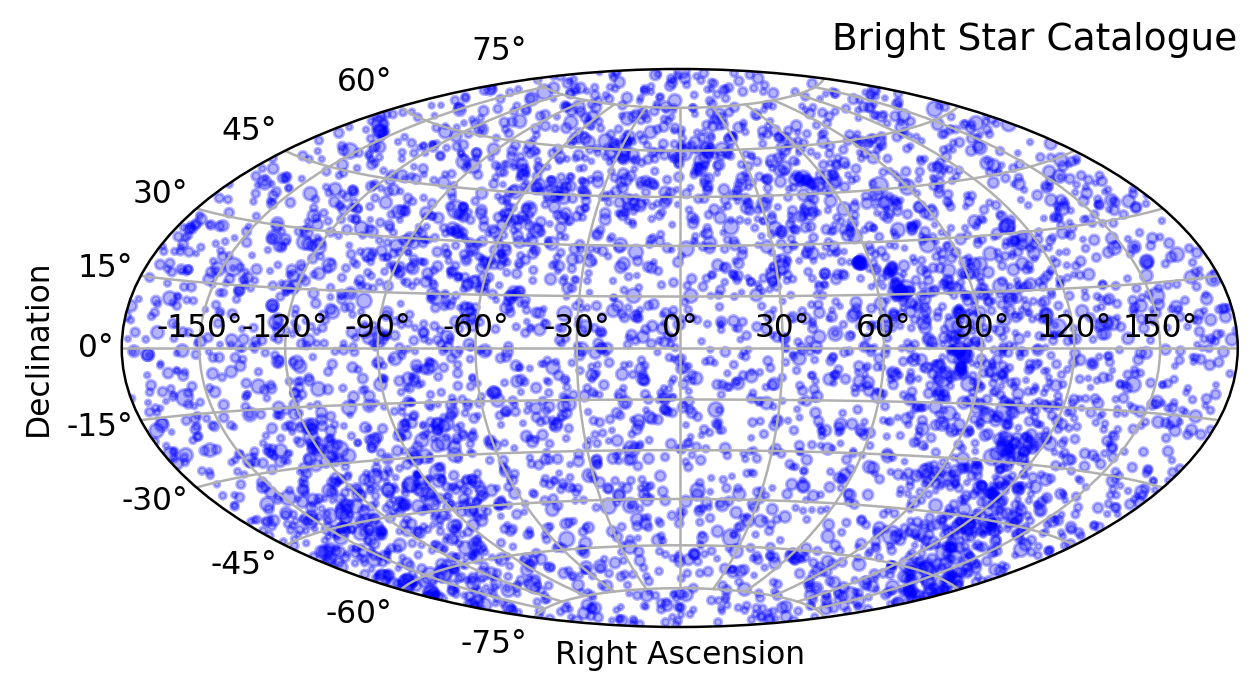

Generate this figure with Python:
#!/usr/pkg/bin/python3.9

#
# Time-stamp: <2022/11/20 20:10:11 (CST) daisuke>
#

# importing numpy module
import numpy

# importing astropy module
import astropy.units
import astropy.coordinates

# importing matplotlib module
import matplotlib.figure
import matplotlib.backends.backend_agg

# units
u_ha  = astropy.units.hourangle
u_deg = astropy.units.deg

# data file
file_data = 'bsc5.txt'

# output files
file_output = 'ai202209_s10_01_03.png'

# numpy arrays to storing data
data_hr   = numpy.array ([])
data_ra   = numpy.array ([])
data_dec  = numpy.array ([])
data_l    = numpy.array ([])
data_b    = numpy.array ([])
data_Vmag = numpy.array ([])

# opening file
with open (file_data, 'r') as fh:
    # counting number of objects
    n = 0
    for line in fh:
        n += 1

# opening file
with open (file_data, 'r') as fh:
    # initialising counter
    i = 0
    # reading file
    for line in fh:
        # counting and showing progress
        i += 1
        if (i % 500 == 0):
            print ("progress: %4d / %4d" % (i, n) )
        # splitting line
        (hr_str, ra_str, dec_str, glon_str, glat_str, Vmag_str) = line.split ()
        # conversion from string to int or float
        hr = int (hr_str)
        glon_deg = float (glon_str)
        glat_deg = float (glat_str)
        Vmag = float (Vmag_str)

        # skip if Vmag > 6.0
        if (Vmag > 6.0):
            continue
    
        # coordinate
        coord = astropy.coordinates.SkyCoord (ra_str, dec_str, \
                                              frame=astropy.coordinates.FK5, \
                                              equinox="J2000", \
                                              unit=(u_ha, u_deg) )

        # (RA, Dec) in radian
        ra_rad = coord.ra.radian
        dec_rad = coord.dec.radian
        # conversion from (RA, Dec) to (l, b) using astropy
        l_rad = coord.galactic.l.radian
        b_rad = coord.galactic.b.radian

        # changing from [0:2pi] to [-pi:pi]
        if (ra_rad > numpy.pi):
            ra_rad -= 2.0 * numpy.pi
        if (l_rad > numpy.pi):
            l_rad -= 2.0 * numpy.pi

        # appending data to numpy arrays
        data_hr   = numpy.append (data_hr, hr)
        data_ra   = numpy.append (data_ra, ra_rad)
        data_dec  = numpy.append (data_dec, dec_rad)
        data_l    = numpy.append (data_l, l_rad)
        data_b    = numpy.append (data_b, b_rad)
        data_Vmag = numpy.append (data_Vmag, Vmag)

# making objects "fig" and "ax"
fig    = matplotlib.figure.Figure ()
canvas = matplotlib.backends.backend_agg.FigureCanvasAgg (fig)
ax     = fig.add_subplot (111, projection="hammer")

# axes
ax.grid ()
ax.set_title ('Bright Star Catalogue', loc='right')
ax.set_xlabel ('Right Ascension')
ax.set_ylabel ('Declination')

# plotting data
size = (6.5 - data_Vmag) * 5.0
ax.scatter (data_ra, data_dec, marker='o', s=size, c='b', alpha=0.3)

# saving figure to files
fig.savefig (file_output, dpi=225, bbox_inches="tight")
